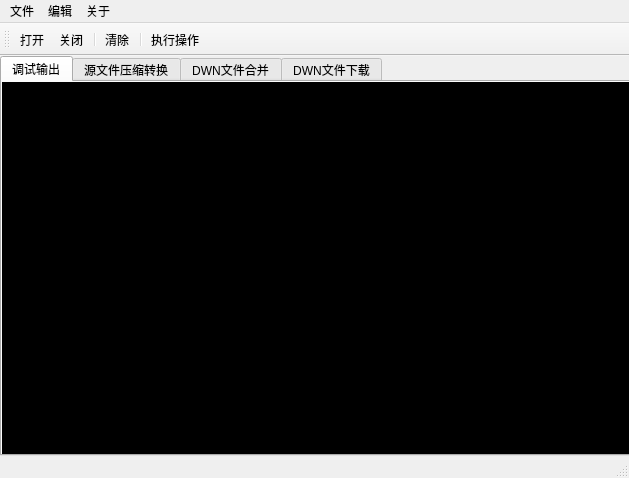
<?xml version="1.0" encoding="UTF-8"?>
<ui version="4.0">
 <class>SMT_Mini</class>
 <widget class="QMainWindow" name="SMT_Mini">
  <property name="geometry">
   <rect>
    <x>0</x>
    <y>0</y>
    <width>629</width>
    <height>478</height>
   </rect>
  </property>
  <property name="minimumSize">
   <size>
    <width>629</width>
    <height>478</height>
   </size>
  </property>
  <property name="maximumSize">
   <size>
    <width>629</width>
    <height>478</height>
   </size>
  </property>
  <property name="windowTitle">
   <string>SMT_Mini</string>
  </property>
  <property name="windowIcon">
   <iconset resource="resource.qrc">
    <normaloff>:/resource/ico/logo.png</normaloff>:/resource/ico/logo.png</iconset>
  </property>
  <widget class="QWidget" name="centralWidget">
   <widget class="QTabWidget" name="tabMain">
    <property name="geometry">
     <rect>
      <x>0</x>
      <y>0</y>
      <width>631</width>
      <height>400</height>
     </rect>
    </property>
    <property name="sizePolicy">
     <sizepolicy hsizetype="Preferred" vsizetype="Preferred">
      <horstretch>0</horstretch>
      <verstretch>0</verstretch>
     </sizepolicy>
    </property>
    <property name="currentIndex">
     <number>0</number>
    </property>
    <widget class="QWidget" name="tabSerialPort">
     <attribute name="title">
      <string>调试输出</string>
     </attribute>
     <widget class="QPlainTextEdit" name="plnEditSerialPort">
      <property name="geometry">
       <rect>
        <x>0</x>
        <y>0</y>
        <width>795</width>
        <height>375</height>
       </rect>
      </property>
      <property name="sizePolicy">
       <sizepolicy hsizetype="Fixed" vsizetype="Fixed">
        <horstretch>0</horstretch>
        <verstretch>0</verstretch>
       </sizepolicy>
      </property>
      <property name="font">
       <font>
        <family>Lucida Console</family>
        <pointsize>10</pointsize>
        <weight>75</weight>
        <bold>true</bold>
       </font>
      </property>
      <property name="styleSheet">
       <string notr="true">background-color: rgb(0, 0, 0);
color: rgb(0, 249, 0);</string>
      </property>
      <property name="verticalScrollBarPolicy">
       <enum>Qt::ScrollBarAlwaysOff</enum>
      </property>
      <property name="horizontalScrollBarPolicy">
       <enum>Qt::ScrollBarAlwaysOff</enum>
      </property>
      <property name="cursorWidth">
       <number>8</number>
      </property>
     </widget>
    </widget>
    <widget class="QWidget" name="tabBinConvertTransmit">
     <property name="enabled">
      <bool>true</bool>
     </property>
     <attribute name="title">
      <string>源文件压缩转换</string>
     </attribute>
     <widget class="QGroupBox" name="groupBoxAppInfo">
      <property name="geometry">
       <rect>
        <x>20</x>
        <y>50</y>
        <width>471</width>
        <height>91</height>
       </rect>
      </property>
      <property name="title">
       <string>应用信息</string>
      </property>
      <widget class="QWidget" name="layoutWidget1">
       <property name="geometry">
        <rect>
         <x>26</x>
         <y>54</y>
         <width>321</width>
         <height>22</height>
        </rect>
       </property>
       <layout class="QHBoxLayout" name="horizontalLayout_9">
        <item>
         <widget class="QLabel" name="labelVersion">
          <property name="text">
           <string>应用版本：</string>
          </property>
         </widget>
        </item>
        <item>
         <widget class="QLineEdit" name="lineEditVersion">
          <property name="maxLength">
           <number>2</number>
          </property>
         </widget>
        </item>
        <item>
         <widget class="QLabel" name="labelCPUType">
          <property name="text">
           <string>芯片型号：</string>
          </property>
         </widget>
        </item>
        <item>
         <widget class="QComboBox" name="comboBoxCPUType">
          <item>
           <property name="text">
            <string>ARM7</string>
           </property>
          </item>
          <item>
           <property name="text">
            <string>ARM9</string>
           </property>
          </item>
         </widget>
        </item>
       </layout>
      </widget>
      <widget class="QComboBox" name="comboBoxAppName">
       <property name="geometry">
        <rect>
         <x>94</x>
         <y>21</y>
         <width>131</width>
         <height>20</height>
        </rect>
       </property>
       <property name="editable">
        <bool>true</bool>
       </property>
      </widget>
      <widget class="QLabel" name="labelAppName">
       <property name="geometry">
        <rect>
         <x>28</x>
         <y>21</y>
         <width>60</width>
         <height>16</height>
        </rect>
       </property>
       <property name="text">
        <string>应用名称：</string>
       </property>
      </widget>
      <widget class="QLabel" name="labelAppID">
       <property name="geometry">
        <rect>
         <x>230</x>
         <y>21</y>
         <width>60</width>
         <height>16</height>
        </rect>
       </property>
       <property name="text">
        <string>应用编号：</string>
       </property>
      </widget>
      <widget class="QLineEdit" name="lineEditAppID">
       <property name="geometry">
        <rect>
         <x>292</x>
         <y>21</y>
         <width>161</width>
         <height>20</height>
        </rect>
       </property>
       <property name="maxLength">
        <number>5</number>
       </property>
      </widget>
     </widget>
     <widget class="QGroupBox" name="groupBoxDwnFileSet">
      <property name="geometry">
       <rect>
        <x>20</x>
        <y>160</y>
        <width>591</width>
        <height>121</height>
       </rect>
      </property>
      <property name="title">
       <string>目标文件设置</string>
      </property>
      <widget class="QWidget" name="layoutWidget2">
       <property name="geometry">
        <rect>
         <x>30</x>
         <y>30</y>
         <width>551</width>
         <height>22</height>
        </rect>
       </property>
       <layout class="QHBoxLayout" name="horizontalLayout_10">
        <item>
         <widget class="QLabel" name="labelDwnFileName">
          <property name="text">
           <string>目标文件名称：</string>
          </property>
         </widget>
        </item>
        <item>
         <widget class="QLineEdit" name="lineEditDwnFileName">
          <property name="maxLength">
           <number>20</number>
          </property>
         </widget>
        </item>
        <item>
         <widget class="QRadioButton" name="radioButtonConvert">
          <property name="text">
           <string>只压缩转换</string>
          </property>
          <property name="checked">
           <bool>true</bool>
          </property>
         </widget>
        </item>
        <item>
         <widget class="QRadioButton" name="radioButtonTransmit">
          <property name="text">
           <string>只传输下载</string>
          </property>
         </widget>
        </item>
        <item>
         <widget class="QRadioButton" name="radioButtonConvertAndTransmit">
          <property name="text">
           <string>压缩转换后再传书下载</string>
          </property>
         </widget>
        </item>
       </layout>
      </widget>
      <widget class="QWidget" name="layoutWidget3">
       <property name="geometry">
        <rect>
         <x>30</x>
         <y>70</y>
         <width>551</width>
         <height>25</height>
        </rect>
       </property>
       <layout class="QHBoxLayout" name="horizontalLayout_11">
        <item>
         <widget class="QLabel" name="labelDwnFilePath">
          <property name="text">
           <string>保存路径：</string>
          </property>
         </widget>
        </item>
        <item>
         <widget class="QLineEdit" name="lineEditDwnFilePath">
          <property name="readOnly">
           <bool>true</bool>
          </property>
         </widget>
        </item>
        <item>
         <widget class="QPushButton" name="pushButtonDwnFileSavePath">
          <property name="text">
           <string>设置保存路径</string>
          </property>
         </widget>
        </item>
       </layout>
      </widget>
     </widget>
     <widget class="QWidget" name="layoutWidget4">
      <property name="geometry">
       <rect>
        <x>30</x>
        <y>10</y>
        <width>571</width>
        <height>25</height>
       </rect>
      </property>
      <layout class="QHBoxLayout" name="horizontalLayout_7">
       <item>
        <widget class="QLabel" name="labelBinFileSelect">
         <property name="text">
          <string>源文件选择：</string>
         </property>
        </widget>
       </item>
       <item>
        <widget class="QLineEdit" name="lineEditBinFilePath">
         <property name="readOnly">
          <bool>true</bool>
         </property>
        </widget>
       </item>
       <item>
        <widget class="QPushButton" name="pushButtonBinFileSelect">
         <property name="text">
          <string>选择文件</string>
         </property>
        </widget>
       </item>
      </layout>
     </widget>
    </widget>
    <widget class="QWidget" name="tabDwnMergeTransmit">
     <attribute name="title">
      <string>DWN文件合并</string>
     </attribute>
     <widget class="QGroupBox" name="groupBoxArm7FileInfo">
      <property name="geometry">
       <rect>
        <x>10</x>
        <y>10</y>
        <width>611</width>
        <height>101</height>
       </rect>
      </property>
      <property name="title">
       <string>ARM7机型DWN文件信息</string>
      </property>
      <widget class="QWidget" name="layoutWidget5">
       <property name="geometry">
        <rect>
         <x>30</x>
         <y>20</y>
         <width>561</width>
         <height>25</height>
        </rect>
       </property>
       <layout class="QHBoxLayout" name="horizontalLayout">
        <item>
         <widget class="QLabel" name="labelArm7FilePath">
          <property name="text">
           <string>文件路径：</string>
          </property>
         </widget>
        </item>
        <item>
         <widget class="QLineEdit" name="lineEditArm7FilePath">
          <property name="readOnly">
           <bool>true</bool>
          </property>
         </widget>
        </item>
        <item>
         <widget class="QPushButton" name="pushButtonArm7FileSelect">
          <property name="text">
           <string>选择文件</string>
          </property>
         </widget>
        </item>
       </layout>
      </widget>
      <widget class="QWidget" name="layoutWidget6">
       <property name="geometry">
        <rect>
         <x>30</x>
         <y>60</y>
         <width>561</width>
         <height>22</height>
        </rect>
       </property>
       <layout class="QHBoxLayout" name="horizontalLayout_2">
        <item>
         <widget class="QLabel" name="labelArm7Name">
          <property name="text">
           <string>应用名称：</string>
          </property>
         </widget>
        </item>
        <item>
         <widget class="QLineEdit" name="lineEditArm7Name">
          <property name="readOnly">
           <bool>true</bool>
          </property>
         </widget>
        </item>
        <item>
         <widget class="QLabel" name="labelEditArm7ID">
          <property name="text">
           <string>应用编号：</string>
          </property>
         </widget>
        </item>
        <item>
         <widget class="QLineEdit" name="lineEditArm7ID">
          <property name="maxLength">
           <number>5</number>
          </property>
          <property name="readOnly">
           <bool>true</bool>
          </property>
         </widget>
        </item>
       </layout>
      </widget>
     </widget>
     <widget class="QGroupBox" name="groupBoxMergeFileSet">
      <property name="geometry">
       <rect>
        <x>10</x>
        <y>230</y>
        <width>611</width>
        <height>91</height>
       </rect>
      </property>
      <property name="title">
       <string>目标文件设置</string>
      </property>
      <widget class="QWidget" name="layoutWidget7">
       <property name="geometry">
        <rect>
         <x>30</x>
         <y>20</y>
         <width>441</width>
         <height>22</height>
        </rect>
       </property>
       <layout class="QHBoxLayout" name="horizontalLayout_5">
        <item>
         <widget class="QLabel" name="labelMergeFileName">
          <property name="text">
           <string>目标文件名称：</string>
          </property>
         </widget>
        </item>
        <item>
         <widget class="QLineEdit" name="lineEditMergeFileName"/>
        </item>
        <item>
         <widget class="QRadioButton" name="radioButtonMerge">
          <property name="text">
           <string>只合并文件</string>
          </property>
          <property name="checked">
           <bool>true</bool>
          </property>
         </widget>
        </item>
        <item>
         <widget class="QRadioButton" name="radioButtonMergeTransmit">
          <property name="text">
           <string>合并文件后传输</string>
          </property>
         </widget>
        </item>
       </layout>
      </widget>
      <widget class="QWidget" name="layoutWidget8">
       <property name="geometry">
        <rect>
         <x>30</x>
         <y>50</y>
         <width>561</width>
         <height>25</height>
        </rect>
       </property>
       <layout class="QHBoxLayout" name="horizontalLayout_6">
        <item>
         <widget class="QLabel" name="labelMergeFilePath">
          <property name="text">
           <string>保存路径：</string>
          </property>
         </widget>
        </item>
        <item>
         <widget class="QLineEdit" name="lineEditMergeFilePath">
          <property name="readOnly">
           <bool>true</bool>
          </property>
         </widget>
        </item>
        <item>
         <widget class="QPushButton" name="pushButtonMergeFileSavePath">
          <property name="text">
           <string>设置保存路径</string>
          </property>
         </widget>
        </item>
       </layout>
      </widget>
     </widget>
     <widget class="QGroupBox" name="groupBoxArm9FileInfo">
      <property name="geometry">
       <rect>
        <x>10</x>
        <y>123</y>
        <width>611</width>
        <height>101</height>
       </rect>
      </property>
      <property name="title">
       <string>ARM9机型DWN文件信息</string>
      </property>
      <widget class="QWidget" name="layoutWidget9">
       <property name="geometry">
        <rect>
         <x>30</x>
         <y>20</y>
         <width>561</width>
         <height>25</height>
        </rect>
       </property>
       <layout class="QHBoxLayout" name="horizontalLayout_3">
        <item>
         <widget class="QLabel" name="labelArm9FilePath">
          <property name="text">
           <string>文件路径：</string>
          </property>
         </widget>
        </item>
        <item>
         <widget class="QLineEdit" name="lineEditArm9FilePath">
          <property name="readOnly">
           <bool>true</bool>
          </property>
         </widget>
        </item>
        <item>
         <widget class="QPushButton" name="pushButtonArm9FileSelect">
          <property name="text">
           <string>选择文件</string>
          </property>
         </widget>
        </item>
       </layout>
      </widget>
      <widget class="QWidget" name="layoutWidget10">
       <property name="geometry">
        <rect>
         <x>30</x>
         <y>60</y>
         <width>561</width>
         <height>22</height>
        </rect>
       </property>
       <layout class="QHBoxLayout" name="horizontalLayout_4">
        <item>
         <widget class="QLabel" name="labelArm9Name">
          <property name="text">
           <string>应用名称：</string>
          </property>
         </widget>
        </item>
        <item>
         <widget class="QLineEdit" name="lineEditArm9Name">
          <property name="readOnly">
           <bool>true</bool>
          </property>
         </widget>
        </item>
        <item>
         <widget class="QLabel" name="labelEditArm9ID">
          <property name="text">
           <string>应用编号：</string>
          </property>
         </widget>
        </item>
        <item>
         <widget class="QLineEdit" name="lineEditArm9ID">
          <property name="maxLength">
           <number>5</number>
          </property>
          <property name="readOnly">
           <bool>true</bool>
          </property>
         </widget>
        </item>
       </layout>
      </widget>
     </widget>
    </widget>
    <widget class="QWidget" name="tabDwnTransmit">
     <attribute name="title">
      <string>DWN文件下载</string>
     </attribute>
     <widget class="QPushButton" name="pushButtonDwnSelectFilePath">
      <property name="geometry">
       <rect>
        <x>540</x>
        <y>20</y>
        <width>61</width>
        <height>23</height>
       </rect>
      </property>
      <property name="text">
       <string>选择文件</string>
      </property>
     </widget>
     <widget class="QGroupBox" name="groupBoxDwnFileInfo">
      <property name="geometry">
       <rect>
        <x>20</x>
        <y>50</y>
        <width>511</width>
        <height>81</height>
       </rect>
      </property>
      <property name="title">
       <string>应用信息</string>
      </property>
      <widget class="QWidget" name="layoutWidget_2">
       <property name="geometry">
        <rect>
         <x>10</x>
         <y>20</y>
         <width>491</width>
         <height>52</height>
        </rect>
       </property>
       <layout class="QVBoxLayout" name="verticalLayout">
        <item>
         <layout class="QHBoxLayout" name="horizontalLayout_12">
          <item>
           <widget class="QLabel" name="labelDwnAppName">
            <property name="text">
             <string>应用名称：</string>
            </property>
           </widget>
          </item>
          <item>
           <widget class="QLineEdit" name="lineEditDwnAppName">
            <property name="enabled">
             <bool>true</bool>
            </property>
            <property name="readOnly">
             <bool>true</bool>
            </property>
           </widget>
          </item>
          <item>
           <widget class="QLabel" name="labelDwnAppID">
            <property name="text">
             <string>应用编号：</string>
            </property>
           </widget>
          </item>
          <item>
           <widget class="QLineEdit" name="lineEditDwnAppID">
            <property name="enabled">
             <bool>true</bool>
            </property>
            <property name="maxLength">
             <number>5</number>
            </property>
            <property name="readOnly">
             <bool>true</bool>
            </property>
           </widget>
          </item>
         </layout>
        </item>
        <item>
         <layout class="QHBoxLayout" name="horizontalLayout_13">
          <item>
           <widget class="QLabel" name="labelDwnAppVersion">
            <property name="text">
             <string>应用版本：</string>
            </property>
           </widget>
          </item>
          <item>
           <widget class="QLineEdit" name="lineEditDwnAppVersion">
            <property name="enabled">
             <bool>true</bool>
            </property>
            <property name="maxLength">
             <number>32767</number>
            </property>
            <property name="readOnly">
             <bool>true</bool>
            </property>
           </widget>
          </item>
          <item>
           <widget class="QLabel" name="labelDwnAppType">
            <property name="text">
             <string>应用类型：</string>
            </property>
           </widget>
          </item>
          <item>
           <widget class="QLineEdit" name="lineEditDwnAppType">
            <property name="enabled">
             <bool>true</bool>
            </property>
            <property name="text">
             <string/>
            </property>
            <property name="maxLength">
             <number>32767</number>
            </property>
            <property name="readOnly">
             <bool>true</bool>
            </property>
           </widget>
          </item>
         </layout>
        </item>
       </layout>
      </widget>
     </widget>
     <widget class="QLineEdit" name="lineDwnSelectFilePath">
      <property name="enabled">
       <bool>true</bool>
      </property>
      <property name="geometry">
       <rect>
        <x>80</x>
        <y>23</y>
        <width>451</width>
        <height>20</height>
       </rect>
      </property>
      <property name="readOnly">
       <bool>true</bool>
      </property>
     </widget>
     <widget class="QLabel" name="labelDwnSelectFilePath">
      <property name="geometry">
       <rect>
        <x>20</x>
        <y>24</y>
        <width>60</width>
        <height>16</height>
       </rect>
      </property>
      <property name="text">
       <string>文件路径：</string>
      </property>
     </widget>
    </widget>
   </widget>
  </widget>
  <widget class="QMenuBar" name="menuBar">
   <property name="geometry">
    <rect>
     <x>0</x>
     <y>0</y>
     <width>629</width>
     <height>23</height>
    </rect>
   </property>
   <widget class="QMenu" name="menuFile">
    <property name="title">
     <string>文件</string>
    </property>
    <addaction name="actionConnect"/>
    <addaction name="actionDisconnect"/>
    <addaction name="actionWipe"/>
    <addaction name="separator"/>
    <addaction name="actionExit"/>
   </widget>
   <widget class="QMenu" name="menuEdit">
    <property name="title">
     <string>编辑</string>
    </property>
    <widget class="QMenu" name="menuComPortSet">
     <property name="title">
      <string>端口设置</string>
     </property>
     <addaction name="actionCOM1"/>
     <addaction name="actionCOM2"/>
     <addaction name="actionCOM3"/>
     <addaction name="actionCOM4"/>
     <addaction name="actionCOM5"/>
    </widget>
    <addaction name="actionSync"/>
    <addaction name="menuComPortSet"/>
   </widget>
   <widget class="QMenu" name="menuAbout">
    <property name="title">
     <string>关于</string>
    </property>
    <addaction name="actionVersion"/>
   </widget>
   <addaction name="menuFile"/>
   <addaction name="menuEdit"/>
   <addaction name="menuAbout"/>
  </widget>
  <widget class="QToolBar" name="mainToolBar">
   <attribute name="toolBarArea">
    <enum>TopToolBarArea</enum>
   </attribute>
   <attribute name="toolBarBreak">
    <bool>false</bool>
   </attribute>
   <addaction name="actionConnect"/>
   <addaction name="actionDisconnect"/>
   <addaction name="separator"/>
   <addaction name="actionWipe"/>
   <addaction name="separator"/>
   <addaction name="actionSync"/>
  </widget>
  <widget class="QStatusBar" name="statusBar"/>
  <action name="actionConnect">
   <property name="icon">
    <iconset resource="resource.qrc">
     <normaloff>:/resource/ico/connect.png</normaloff>:/resource/ico/connect.png</iconset>
   </property>
   <property name="text">
    <string>打开</string>
   </property>
  </action>
  <action name="actionDisconnect">
   <property name="icon">
    <iconset resource="resource.qrc">
     <normaloff>:/resource/ico/disconnect.png</normaloff>:/resource/ico/disconnect.png</iconset>
   </property>
   <property name="text">
    <string>关闭</string>
   </property>
  </action>
  <action name="actionWipe">
   <property name="icon">
    <iconset resource="resource.qrc">
     <normaloff>:/resource/ico/wipe.png</normaloff>:/resource/ico/wipe.png</iconset>
   </property>
   <property name="text">
    <string>清除</string>
   </property>
  </action>
  <action name="actionSync">
   <property name="icon">
    <iconset resource="resource.qrc">
     <normaloff>:/resource/ico/sync.png</normaloff>:/resource/ico/sync.png</iconset>
   </property>
   <property name="text">
    <string>执行操作</string>
   </property>
  </action>
  <action name="actionVersion">
   <property name="text">
    <string>版本</string>
   </property>
  </action>
  <action name="actionConfig">
   <property name="text">
    <string>配置</string>
   </property>
  </action>
  <action name="actionExit">
   <property name="text">
    <string>退出</string>
   </property>
  </action>
  <action name="actionCOM1">
   <property name="text">
    <string>COM1</string>
   </property>
   <property name="menuRole">
    <enum>QAction::TextHeuristicRole</enum>
   </property>
  </action>
  <action name="actionCOM2">
   <property name="text">
    <string>COM2</string>
   </property>
  </action>
  <action name="actionCOM3">
   <property name="text">
    <string>COM3</string>
   </property>
  </action>
  <action name="actionCOM4">
   <property name="text">
    <string>COM4</string>
   </property>
  </action>
  <action name="actionCOM5">
   <property name="text">
    <string>COM5</string>
   </property>
  </action>
 </widget>
 <layoutdefault spacing="6" margin="11"/>
 <tabstops>
  <tabstop>tabMain</tabstop>
  <tabstop>plnEditSerialPort</tabstop>
  <tabstop>lineEditBinFilePath</tabstop>
  <tabstop>pushButtonBinFileSelect</tabstop>
  <tabstop>comboBoxAppName</tabstop>
  <tabstop>lineEditAppID</tabstop>
  <tabstop>lineEditVersion</tabstop>
  <tabstop>comboBoxCPUType</tabstop>
  <tabstop>lineEditDwnFileName</tabstop>
  <tabstop>radioButtonConvert</tabstop>
  <tabstop>radioButtonTransmit</tabstop>
  <tabstop>radioButtonConvertAndTransmit</tabstop>
  <tabstop>lineEditDwnFilePath</tabstop>
  <tabstop>pushButtonDwnFileSavePath</tabstop>
  <tabstop>lineEditArm7FilePath</tabstop>
  <tabstop>pushButtonArm7FileSelect</tabstop>
  <tabstop>lineEditArm7Name</tabstop>
  <tabstop>lineEditArm7ID</tabstop>
  <tabstop>lineEditArm9FilePath</tabstop>
  <tabstop>pushButtonArm9FileSelect</tabstop>
  <tabstop>lineEditArm9Name</tabstop>
  <tabstop>lineEditArm9ID</tabstop>
  <tabstop>lineEditMergeFileName</tabstop>
  <tabstop>radioButtonMerge</tabstop>
  <tabstop>radioButtonMergeTransmit</tabstop>
  <tabstop>lineEditMergeFilePath</tabstop>
  <tabstop>pushButtonMergeFileSavePath</tabstop>
  <tabstop>lineDwnSelectFilePath</tabstop>
  <tabstop>pushButtonDwnSelectFilePath</tabstop>
  <tabstop>lineEditDwnAppName</tabstop>
  <tabstop>lineEditDwnAppID</tabstop>
  <tabstop>lineEditDwnAppVersion</tabstop>
  <tabstop>lineEditDwnAppType</tabstop>
 </tabstops>
 <resources>
  <include location="resource.qrc"/>
 </resources>
 <connections/>
</ui>
